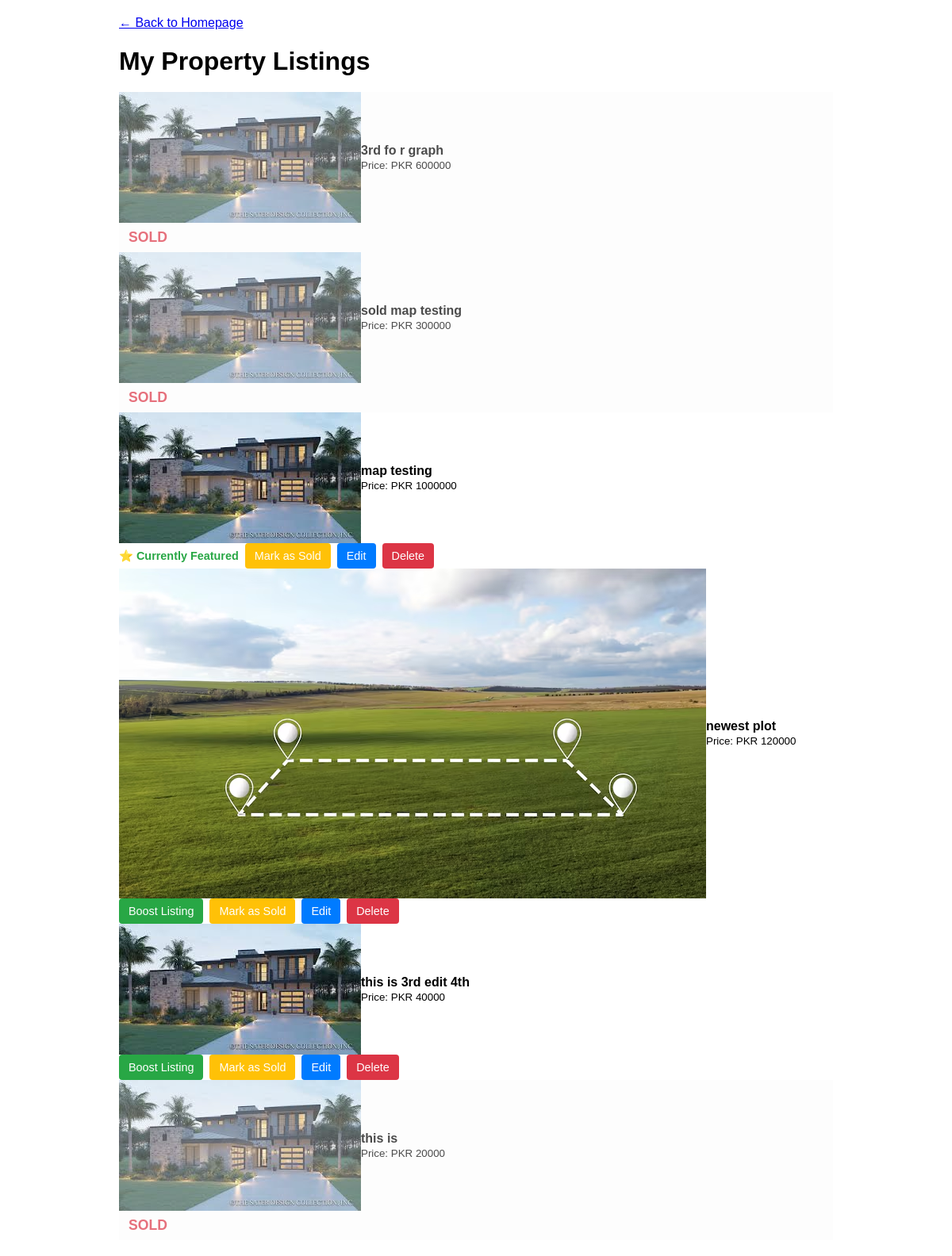
The page /listings/dashboard/ (signed in) on the database its author committed.
### properties/models.py (models this page shows, shortened)
class Property(models.Model):
    title = models.CharField(max_length=255)
    description = models.TextField()
    price = models.BigIntegerField()
    area = models.ForeignKey(
        Area,
        on_delete=models.SET_NULL,
        null=True,
        related_name="properties"
    )
    latitude = models.DecimalField(
        max_digits=9,
        decimal_places=6,
        null=True,
        blank=True,
        help_text="Exact latitude of the property (e.g., 31.470510)"
    )
    longitude = models.DecimalField(
        max_digits=9,
        decimal_places=6,
        null=True,
        blank=True,
        help_text="Exact longitude of the property (e.g., 74.394170)"
    )
    purpose = models.CharField(max_length=10, choices=PropertyPurpose.choices)
    property_type = models.CharField(max_length=20, choices=PropertyType.choices)
    bedrooms = models.PositiveSmallIntegerField(null=True, blank=True)
    bathrooms = models.PositiveSmallIntegerField(null=True, blank=True)
    area_size = models.DecimalField(max_digits=10, decimal_places=2)
    area_unit = models.CharField(max_length=10, choices=AreaUnit.choices, default=AreaUnit.MARLA)
    agent = models.ForeignKey(settings.AUTH_USER_MODEL, on_delete=models.CASCADE, related_name="properties")
    created_at = models.DateTimeField(auto_now_add=True)
    updated_at = models.DateTimeField(auto_now=True)
    main_image = models.ImageField(upload_to='properties/main_images/', null=True, blank=True)
    is_verified = models.BooleanField(
        default=False,
        help_text="Mark this listing as verified by the admin (e.g., checked for accuracy)."
    )
    is_featured = models.BooleanField(
        default=False,
        help_text="Mark this listing as 'Featured' to show it at the top."
    )
    featured_until = models.DateTimeField(
        null=True,
        blank=True,
        help_text="When this listing should stop being featured (e.g., 7 days from now)."
    )
    status = models.CharField(
        max_length=10,
        choices=PropertyStatus.choices,
        default=PropertyStatus.ACTIVE,
        help_text="The current status of the listing (e.g., Active, Sold)."
    )
    sold_date = models.DateTimeField(
        null=True,
        blank=True,
        help_text="The date and time this property was marked as sold."
    )
    video_url = models.URLField(
        max_length=500,
        null=True,
        blank=True,
        help_text="A link to a YouTube or Vimeo video walkthrough (e.g., https://www.youtube.com/watch?v=...)"
    )

### properties/views.py (the view)
# urls.py: path('dashboard/', views.agent_dashboard, name='agent_dashboard'),
@login_required(login_url='login')
def agent_dashboard(request):
    now = timezone.now()
    my_properties_qs = Property.objects.filter(agent=request.user)
    my_properties = my_properties_qs.annotate(
        is_featured_live=Case(
            When(is_featured=True, featured_until__gte=now, then=True),
            default=False,
            output_field=BooleanField()
        )
    ).order_by('-created_at') # Order after annotating
    context = {
        'properties': my_properties
    }
    return render(request, 'properties/agent_dashboard.html', context)

### properties/templates/properties/agent_dashboard.html (shortened to what this page needs)
<!DOCTYPE html>
<html lang="en">
<head>
</head>
<body>
    <div class="container">
        <p><a href="/"> &larr; Back to Homepage</a></p>
        <h1>My Property Listings</h1>
        {% for prop in properties %}
            <div class.property-row
                 {% if prop.status == 'sold' %}style="background: #fdfdfd; opacity: 0.7;"{% endif %}>
                <div class="property-info">
                    {% if prop.main_image %}
                        <img src="{{ prop.main_image.url }}" alt="">
                    {% endif %}
                    <span>
                        <strong>{{ prop.title }}</strong><br>
                        <small>Price: PKR {{ prop.price }}</small>
                    </span>
                </div>
                <div class="actions">
                    {% if prop.status == 'active' %}
                        {% if prop.is_featured_live %}
                            <span class="status-featured">⭐ Currently Featured</span>
                        {% else %}
                            <a href="{% url 'boost_listing_info' %}" class="btn-boost">Boost Listing</a>
                        {% endif %}
                        <form action="{% url 'mark_as_sold' pk=prop.pk %}" method="POST" onsubmit="return confirm('Are you sure you want to mark this property as sold? This cannot be undone.');">
                            <button type="submit" class="btn-sold">Mark as Sold</button>
                        </form>
                        <a href="{% url 'property_update' pk=prop.pk %}" class="btn-edit">Edit</a>
                        <a href="{% url 'property_delete' pk=prop.pk %}" class="btn-delete">Delete</a>
                    {% elif prop.status == 'sold' %}
                        <span class="status-sold">SOLD</span>
                    {% else %}
                        {% comment %} Fallback for other statuses like "Expired" {% endcomment %}
                        <span class="status-expired">{{ prop.get_status_display }}</span>
                    {% endif %}
                </div>
            </div>
        {% empty %}
            <p>You have not posted any properties yet.</p>
            <p><a href="{% url 'property_create' %}">Create your first listing now!</a></p>
        {% endfor %}
    </div>
</body>
</html>

### properties/templates/properties/agent_dashboard.html (style rules this page uses)
body { font-family: Arial, sans-serif; margin: 20px; }
.container { max-width: 900px; margin: auto; }
h1 { margin-bottom: 20px; }
.property-info { display: flex; align-items: center; }
.actions { display: flex; align-items: center; gap: 8px; }
.actions a, .actions button { display: inline-block; padding: 8px 12px; text-decoration: none; border-radius: 4px; font-size: 0.9em; color: white; white-space: nowrap; border: none; cursor: pointer; font-family: Arial, sans-serif; }
.btn-edit { background-color: #007bff; }
.btn-delete { background-color: #dc3545; }
.btn-boost { background-color: #28a745; }
.btn-sold { background-color: #ffc107; color: #212529; }
.status-sold { font-weight: bold; color: #dc3545; font-size: 1.1em; white-space: nowrap; padding: 8px 12px; }
.actions form { margin: 0; }
.status-featured { font-weight: bold; color: #28a745; font-size: 0.9em; white-space: nowrap; }

### rows shown on the page
Property: main_image (picture), title "3rd fo r graph", price "600000", status "SOLD"
Property: main_image (picture), title "sold map testing", price "300000", status "SOLD"
Property: main_image (picture), title "map testing", price "1000000", status "⭐ Currently Featured"
Property: main_image (picture), title "newest plot", price "120000", status "Boost Listing"
Property: main_image (picture), title "this is 3rd edit 4th", price "40000", status "Boost Listing"
Property: main_image (picture), title "this is", price "20000", status "SOLD"
